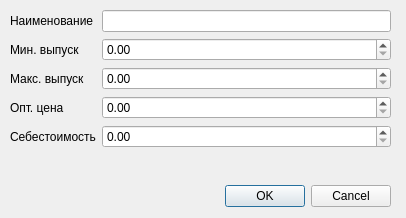
<?xml version="1.0" encoding="UTF-8"?>
<ui version="4.0">
 <class>AddProductDialog</class>
 <widget class="QDialog" name="AddProductDialog">
  <property name="geometry">
   <rect>
    <x>0</x>
    <y>0</y>
    <width>406</width>
    <height>218</height>
   </rect>
  </property>
  <property name="windowTitle">
   <string>Добавление товара</string>
  </property>
  <property name="modal">
   <bool>true</bool>
  </property>
  <widget class="QDialogButtonBox" name="addProductOK">
   <property name="geometry">
    <rect>
     <x>210</x>
     <y>180</y>
     <width>181</width>
     <height>32</height>
    </rect>
   </property>
   <property name="orientation">
    <enum>Qt::Horizontal</enum>
   </property>
   <property name="standardButtons">
    <set>QDialogButtonBox::Cancel|QDialogButtonBox::Ok</set>
   </property>
  </widget>
  <widget class="QWidget" name="formLayoutWidget">
   <property name="geometry">
    <rect>
     <x>10</x>
     <y>10</y>
     <width>381</width>
     <height>161</height>
    </rect>
   </property>
   <layout class="QFormLayout" name="formLayout">
    <item row="0" column="0">
     <widget class="QLabel" name="productName">
      <property name="text">
       <string>Наименование</string>
      </property>
     </widget>
    </item>
    <item row="0" column="1">
     <widget class="QLineEdit" name="productEdit"/>
    </item>
    <item row="1" column="0">
     <widget class="QLabel" name="label">
      <property name="text">
       <string>Мин. выпуск</string>
      </property>
     </widget>
    </item>
    <item row="1" column="1">
     <widget class="QDoubleSpinBox" name="minProductProduction"/>
    </item>
    <item row="2" column="0">
     <widget class="QLabel" name="label_2">
      <property name="text">
       <string>Макс. выпуск</string>
      </property>
     </widget>
    </item>
    <item row="2" column="1">
     <widget class="QDoubleSpinBox" name="maxProductProduction"/>
    </item>
    <item row="3" column="0">
     <widget class="QLabel" name="label_3">
      <property name="text">
       <string>Опт. цена</string>
      </property>
     </widget>
    </item>
    <item row="3" column="1">
     <widget class="QDoubleSpinBox" name="wholesaleProductPrice"/>
    </item>
    <item row="4" column="0">
     <widget class="QLabel" name="label_4">
      <property name="text">
       <string>Себестоимость</string>
      </property>
     </widget>
    </item>
    <item row="4" column="1">
     <widget class="QDoubleSpinBox" name="costProductPrice"/>
    </item>
   </layout>
  </widget>
 </widget>
 <resources/>
 <connections>
  <connection>
   <sender>addProductOK</sender>
   <signal>accepted()</signal>
   <receiver>AddProductDialog</receiver>
   <slot>accept()</slot>
   <hints>
    <hint type="sourcelabel">
     <x>248</x>
     <y>254</y>
    </hint>
    <hint type="destinationlabel">
     <x>157</x>
     <y>274</y>
    </hint>
   </hints>
  </connection>
  <connection>
   <sender>addProductOK</sender>
   <signal>rejected()</signal>
   <receiver>AddProductDialog</receiver>
   <slot>reject()</slot>
   <hints>
    <hint type="sourcelabel">
     <x>316</x>
     <y>260</y>
    </hint>
    <hint type="destinationlabel">
     <x>286</x>
     <y>274</y>
    </hint>
   </hints>
  </connection>
 </connections>
</ui>
